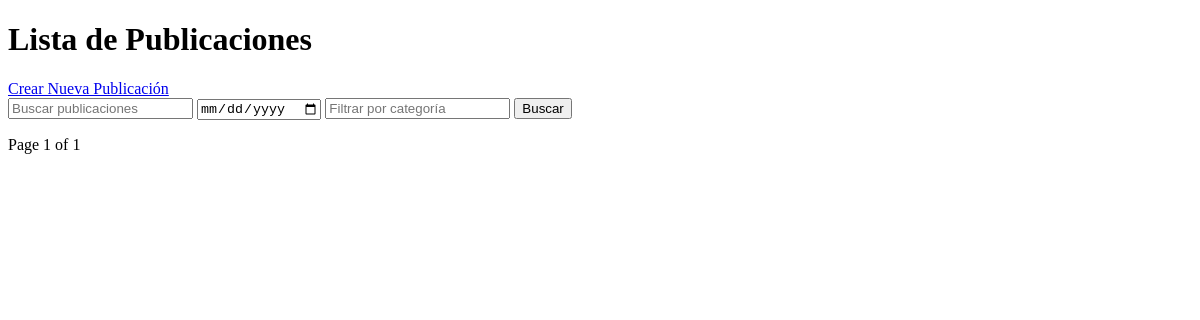
Before: / with the older database file.
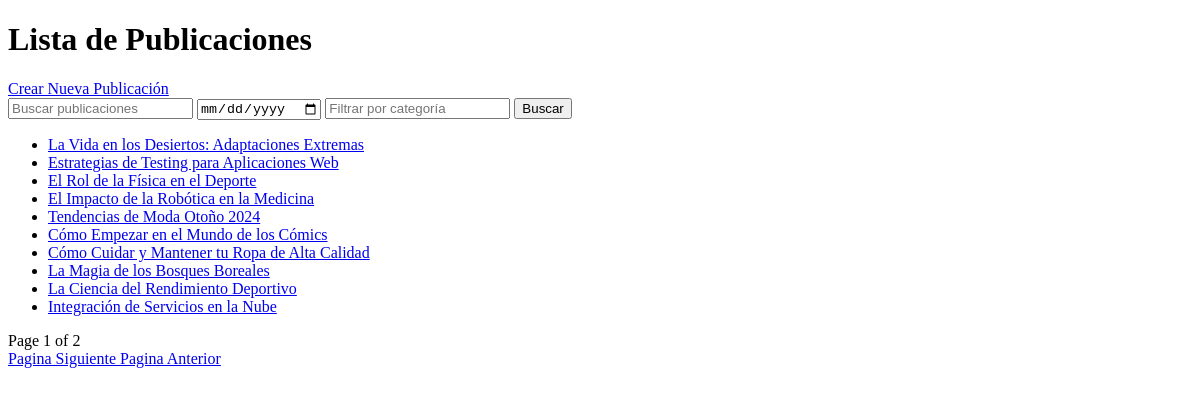
After: the same page with the newer database file.
### blog/models.py (models this page shows, shortened)
class Post(models.Model):
    titulo = models.CharField(max_length=200)
    contenido = models.TextField()
    fecha_publicacion = models.DateField()
    categoria = models.CharField(max_length=100)
    autor = models.CharField(max_length=100)

### blog/views.py (the view)
# urls.py: path('', views.lista_publicaciones, name='lista_publicaciones'),
def lista_publicaciones(request):
    query = request.GET.get('q', '')
    fecha = request.GET.get('fecha','')
    categoria = request.GET.get('categoria','')
    posts = Post.objects.all()
    if query:
        posts = posts.filter(Q(titulo__incontains=query) | Q(contenido__icontains=query))
    if fecha:
        posts = posts.filter(fecha_publicacion=fecha)
    if categoria:
        posts = posts.filter(categoria=categoria)
    paginator = Paginator(posts, 10)
    page_number = request.GET.get('page')
    page_obj = paginator.get_page(page_number)
    return render(request, 'blog/lista_publicaciones.html', {'page_obj': page_obj})

### blog/templates/blog/lista_publicaciones.html (shortened to what this page needs)
<!DOCTYPE html>
<html lang="es">
<head>
</head>
<body>
    <h1>Lista de Publicaciones</h1>
    <a href="{% url 'crear_publicacion' %}">Crear Nueva Publicación</a>
    <form method="get" action="{% url 'lista_publicaciones' %}">
        <input type="text" name="q" placeholder="Buscar publicaciones">
        <input type="date" name="fecha" placeholder="Filtrar por fecha">
        <input type="text" name="categoria" placeholder="Filtrar por categoría">
        <button type="submit">Buscar</button>
    </form>
    <ul>
        {% for post in page_obj %}
        <li>
            <a href="{% url 'detalle_publicacion' pk=post.pk %}">{{ post.titulo }}</a>
        </li>
        {% endfor %}
    </ul>
    <div>
        <span>Page {{ page_obj.number }} of {{ page_obj.paginator.num_pages }}</span>
        <div>
            <span>
                {% if page_obj.has_next %}
                <a href="?page={{ page_obj.next_page_number }}">Pagina Siguiente </a>
                <a href="?page={{ page_obj.paginator.num_pages }}">Pagina Anterior</a>
                {% endif %}
            </span>
        </div>
    </div>
</body>
</html>

Changed rows visible on the page:
added Post: titulo "La Vida en los Desiertos: Adaptaciones Extremas"
added Post: titulo "Estrategias de Testing para Aplicaciones Web"
added Post: titulo "El Rol de la Física en el Deporte"
added Post: titulo "El Impacto de la Robótica en la Medicina"
added Post: titulo "Tendencias de Moda Otoño 2024"
added Post: titulo "Cómo Empezar en el Mundo de los Cómics"
added Post: titulo "Cómo Cuidar y Mantener tu Ropa de Alta Calidad"
added Post: titulo "La Magia de los Bosques Boreales"
added Post: titulo "La Ciencia del Rendimiento Deportivo"
added Post: titulo "Integración de Servicios en la Nube"
Other visible differences:
{{ page_obj.paginator.num_pages }}: "1" → "2"
text now shown: "Pagina Siguiente Pagina Anterior"
